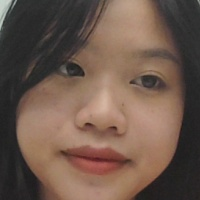
#> input picture face_recognition/face_recognition/face_recognition_pca_and_hog-main/face_recognition_pca_and_hog-main/dataset/Ha.1.106.jpg, 200 x 200 px, given in place of the camera
$ jupyter execute --allow-errors predict_model.ipynb
#> lines starting #> are read from the running program, lines starting #| are printed output that depends on the picture; after the words box and inside, x2 and y2 are one past the last pixel; in counts of white or black regions, pixels touching at a corner belong together
[cell 1]
from PIL import Image
import os
import re

from skimage.feature import hog

import matplotlib.pyplot as plt
import numpy as np

import pylab as pl
import numpy as np
from matplotlib import pyplot as plt
from sklearn.model_selection import train_test_split
from sklearn.model_selection import GridSearchCV
from sklearn.metrics import classification_report
from sklearn.decomposition import PCA
from sklearn.svm import SVC

[cell 2]
target_names=[ 'Ha','Minh','Thang']

# Uncomment different examples

# img = Image.open('a2_NewPhotos/Amir_21.jpg')
#> (the rest of this cell did not finish here and is left out)

#> (a cell that did not finish here is left out)

#> (a cell that did not finish here is left out)

[cell 5]
import pickle as pk
pca = pk.load(open("/home/minh/Documents/project/face_recognition_pca_and_hog/c1_PCA.pkl",'rb'))
#> (reads face_recognition/face_recognition/face_recognition_pca_and_hog-main/face_recognition_pca_and_hog-main/c1_PCA.pkl from the repository)
#> (the rest of this cell did not finish here and is left out)

#> (a cell that did not finish here is left out)

[cell 7]
import joblib
clf = joblib.load('/home/minh/Documents/project/face_recognition_pca_and_hog/c2_svm_classifier.pkl')
#> (reads face_recognition/face_recognition/face_recognition_pca_and_hog-main/face_recognition_pca_and_hog-main/c2_svm_classifier.pkl from the repository)
threshold=0.8

#> (the rest of this cell did not finish here and is left out)

[cell 8]
import cv2

[cell 9]
face_cascade = cv2.CascadeClassifier("/home/minh/Documents/project/face_recognition_pca_and_hog/haarcascade_frontalface_default.xml")
cam = cv2.VideoCapture(0)
while True:
    ret, frame = cam.read()
#> frame is the input picture: shape (200, 200, 3); mean B, G, R 76.1, 88.2, 109.9
    gray = cv2.cvtColor(frame, cv2.COLOR_BGR2GRAY)
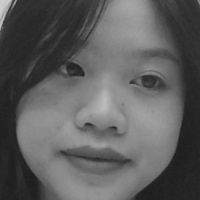
#> gray: shape (200, 200); min 28, max 206, mean 93.3
    faces = face_cascade.detectMultiScale(gray, 1.1, 4)
#> faces = [[15, 18, 180, 180]]
    for (x, y, w, h) in faces:
        face_roi = gray[y:y+h, x:x+w]  # Cắt khuôn mặt
        resized = cv2.resize(face_roi, (64, 128))
        hog_features = hog(resized, orientations=9, pixels_per_cell=(8, 8),
                           cells_per_block=(2, 2), block_norm='L2-Hys', visualize=False)

        hog_features_pca = pca.transform([hog_features])  # Áp dụng PCA
        probabilities = clf.predict_proba(hog_features_pca)  # Dự đoán xác suất
        confidence = np.max(probabilities)
        label = clf.predict(hog_features_pca)[0]
        print(label)
        if confidence < 0.7:
            cv2.putText(frame, 'Unknown', (x, y - 10), cv2.FONT_HERSHEY_SIMPLEX, 0.8, (0, 0, 255), 2)
        else:
            if (label == 0):
                cv2.putText(frame, f'Minh', (x, y - 10), cv2.FONT_HERSHEY_SIMPLEX, 0.8, (0, 255, 0), 2)
            else:
                cv2.putText(frame, f'Thang', (x, y - 10), cv2.FONT_HERSHEY_SIMPLEX, 0.8, (0, 255, 0), 2)

        cv2.rectangle(frame, (x, y), (x+w, y+h), (255, 0, 0), 2)
#> this loop made 1 pass
#> (x, y, w, h, probabilities, confidence, label) on pass 1: (15, 18, 180, 180, [[1.61e-05, 1]], 1, 1)
#| 1
#> pass 1, `face_roi = gray[y:y+h, x:x+w]`:
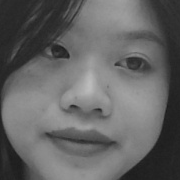
#> face_roi: shape (180, 180); min 28, max 188, mean 100.4
#> pass 1, `resized = cv2.resize(face_roi, (64, 128))`:
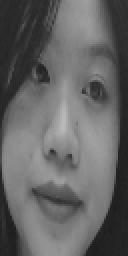
#> resized: shape (128, 64) (shown 2 times larger); min 29, max 187, mean 100.3
#> after the loop:
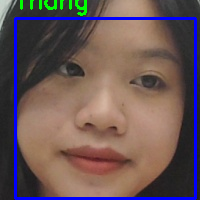
#> frame: shape (200, 200, 3); 6.2% of pixels changed, all inside (x1, y1, x2, y2) = (14, 0, 197, 200)

    cv2.imshow('Face Recognition with Saved Model', frame)
    if cv2.waitKey(1) & 0xFF == ord('q'):
#> (key q is pressed here)
        break

cam.release()
cv2.destroyAllWindows()
